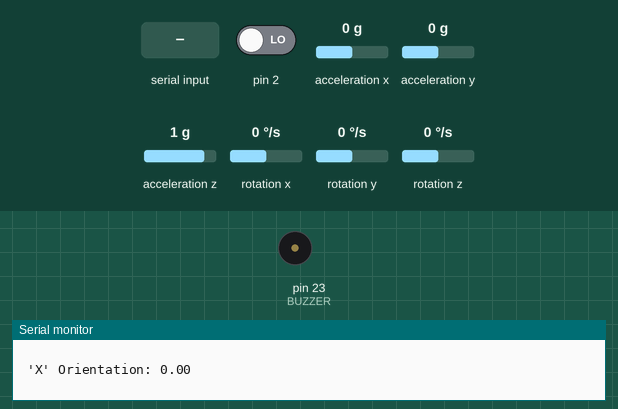
Simulated run of this sketch. Board: Arduino Mega 2560, built with avr-gcc and run on an emulated ATmega2560. Parts: buzzer (waves = sounding, pin HIGH), the last lines printed to the serial monitor. Inputs (shaded band) come from the test bench; at power-on: acceleration x 0 g, acceleration y 0 g, pin 2 LOW, acceleration z 1 g, rotation x 0 °/s, rotation y 0 °/s, rotation z 0 °/s. The sensor or clock chip raises its interrupt line as the real part does.

Above: at 1.7 s.
1.8 s: "1" received over Serial
At 1.93 s:
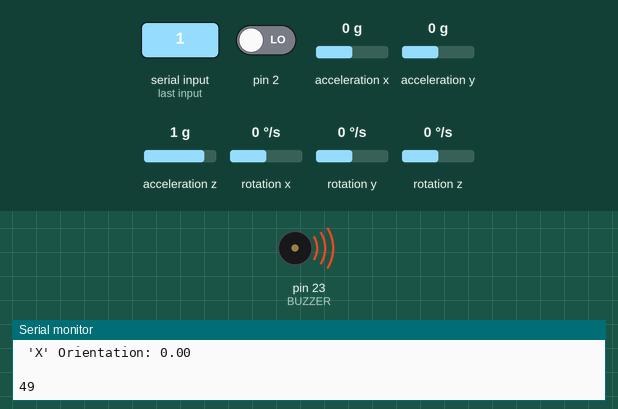
3.5 s: acceleration x set to -1.4 g
5.2 s: acceleration y set to -1.4 g
6.8 s: "0" received over Serial
Timing chart, 0 to 9.8 s (numbered marks = the images above; inputs shaded):
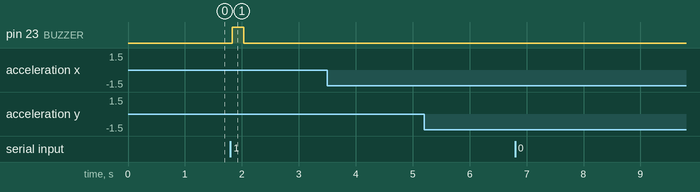

The sketch:

Input_Gyro.ino
```cpp
//EECE 4520: Lab 2: 3/20-23/22:
//The code implimented for the python game; By Alex Skinner, Renin Kingsly Jose, and Johnny Nhem
// Specifically using the Gyroscope module; (GY 521 module) reading the analog pins read, then
//writing the result tothe python code for its own functions.


//This was directly inspired from the examples provided by Prof.Liang-Min Wang. Including
//The pdf. 'Lession_16_GY-521_Module.pdf': Modified heavily by Alex.Skinner
//For signifigant infortmation on how the analog pins
//from the GY-521 module were read.

/*Notes During development:

   *Inspired from the code currently produced by Renin Kingsly Jose and Jhonny Nhem: However since
   this relies on such different inputs, I'll have this be a completely different file (So far)

   *A clear difference from the example code is the nessesary variables and operations in order to
   obtain the changes in pitch and roll.(I won't use the yaw, since it shouldn't need to 'rotate')
   I'm adding the absolutely nessesary operations now in order to save space.

   *Currently adding the last code in order to have it write based on the read values: Here
    I had to edit the Alpha/ Omiga values to both operate for the X/Y rotations!

*/
#include <SoftwareSerial.h>
#include "Wire.h"
#include "I2Cdev.h"
#include "MPU6050_6Axis_MotionApps20.h"

#define BUZZER 23

// LED status, and the status for the resulting buzzer
int buzzer_status = HIGH;
int incomingByte = 0;

//Then, apply the pre-setup values for the module


MPU6050 Gyro_Read(0x68);
//statement MPU6050 control and state variable
bool Ready = false; //set true if DMP init was successful
uint8_t IntStatus; //This variable is used to save the state when MPU6050 stop

uint8_t Status; //Return to equipment status, 0 for success, others for error
uint16_t PacketSize; // expected DMP packet size (default is 42 bytes)
uint16_t FifoCount; // count of all bytes currently in FIFO

uint8_t FifoBuffer[64]; // FIFO storage buffer
//state direction and movement of variables:
Quaternion Quat; //quaternion variable W,X,Y,Z
VectorFloat Grav_Status; //gravity vector X，Y, Z
float Orientation[3]; // [yaw, pitch, roll] yaw/pitch/roll container and gravity

volatile bool GyroInterrupt = false; // indicates whether MPU interrupt pin has

void dmpDataReady()
{
 GyroInterrupt = true;
}


void setup() {
  // initialize serial communication at 9600 bits per second:
  Serial.begin(9600); //Open the serial port and set the baud rate to 115200, upload
  Wire.begin();
  Gyro_Read.initialize();

  delay(2); //delay 2ms, then begin the dmpInitialize and begin the rest
  Status = Gyro_Read.dmpInitialize(); //Return to DMP status, 0 for success

  //If its reading data, begin processing now, and have the loop() begin reading said data
  if (Status == 0){

    Serial.println("Enabling DMP...");    //Enabling the Arduino interrupt detection
    Gyro_Read.setDMPEnabled(true);

    Serial.println("Enabling interrupt detection (Arduino external interrupt 0)...");
    attachInterrupt(0, dmpDataReady, RISING);
    IntStatus = Gyro_Read.getIntStatus();

    Serial.println("DMP ready! Waiting for first interrupt...");
    Ready = true;
    // get expected DMP packet size for later comparison
    PacketSize = Gyro_Read.dmpGetFIFOPacketSize();
  }

  // initialize buzer as an output. / Going back to the original buzzer code
  pinMode(BUZZER, OUTPUT);
  digitalWrite(BUZZER, LOW);   // turn the buzzer off
  buzzer_status = HIGH;

}

void loop() {


  //First, The system needs to review any changes,and fully develop the gyroscope code

  float X_Ori, Y_Ori; //state two floating-point variables, alpha and omiga
  //if MPU6050 DMP status to error, the program stop working

 IntStatus = Gyro_Read.getIntStatus(); // get current FIFO count
 FifoCount = Gyro_Read.getFIFOCount();

 while (FifoCount < PacketSize)
   FifoCount = Gyro_Read.getFIFOCount();

  Gyro_Read.getFIFOBytes(FifoBuffer, PacketSize); // read a packet from FIFO
  FifoCount -= PacketSize;
  Gyro_Read.dmpGetQuaternion(&Quat, FifoBuffer);
  Gyro_Read.dmpGetGravity(&Grav_Status, &Quat);
  Gyro_Read.dmpGetYawPitchRoll(Orientation, &Quat, &Grav_Status); //take three axis angle from the

  //Then, apply the desired values; and then print it to the python program.
  //Originally, I was going to have simply the x-rotation and y-rotation, however its very unprecise

  Y_Ori = -Orientation[1] * 180/M_PI;
  X_Ori = -Orientation[2] * 180/M_PI;

  Serial.print(" 'Y' Orientation: ");
  Serial.print(Y_Ori);
  Serial.print("\n \n");
  Serial.print(" 'X' Orientation: ");
  Serial.print(X_Ori);
  Serial.print("\n \n");


  if(X_Ori >= 10){
    Serial.write("right\n");
  }
  else if(X_Ori <= -10){
    Serial.write("left\n");
  }
  else if(Y_Ori >= 10){
    Serial.write("up\n");
  }
  else if(Y_Ori <= -10){
    Serial.write("down\n");
  }

  if (Serial.available() > 0) {
    // read the incoming byte:
    incomingByte = Serial.read();
    Serial.println(incomingByte);

    if(incomingByte == '1') {
      buzzer_status = (buzzer_status == HIGH)? LOW : HIGH;
      digitalWrite(BUZZER, HIGH);
      delay(200);
      digitalWrite(BUZZER, LOW);
      delay(200);
    }
  }


  delay(100);

}
```

Measured:
- after the input at 1.8 s, pin 23 (BUZZER): LOW → HIGH at once, → LOW 0.20 s later
